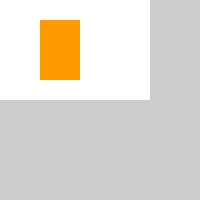
Frame 1 (no input)
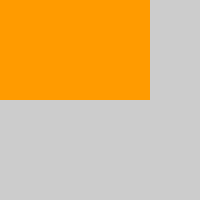
Frame 60 (the mouse pressed at the canvas centre just before this capture)
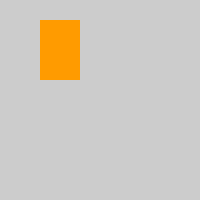
Frame 120 (the mouse held since frame 60 and released just before this capture)

The Processing sketch that drew these frames (run headless with seeded random() and noise(); from frame 60 on, the mouse is pressed at the canvas centre):

// Processing sketch: exercise_23_2
// ── exercise_23_2.pde
//Invent three unique shapes that behave differently in relation to the mouse. Each 
// shape’s behavior should change when the mouse is pressed. Relate the form of 
// each shape to its behavior.
void setup() { 
  size(200, 200);

  noStroke(); 
  
}
void draw() {
  background(204);
  if ((mouseX <= 50) && (mouseY <= 50)) {
    rect(0, 0, 150, 100); // Upper-left
  } 
  else if ((mouseX <= 50) && (mouseY > 50)) {
    rect(100, 150, 10, 200); // Lower-left
  } 
  else if ((mouseX > 50) && (mouseY < 50)) {
    rect(80, 0, 100, 100); // Upper-right } else {
    rect(80, 700, 130, 120); // Lower-right }
  }
  if ((mouseX > 40) && (mouseX < 80) &&
    (mouseY > 20) && (mouseY < 80)) {
    fill(200,0,150);
  } 
  else {
    fill(255,155,0);
  }
  rect(40, 20, 40, 60);
}
